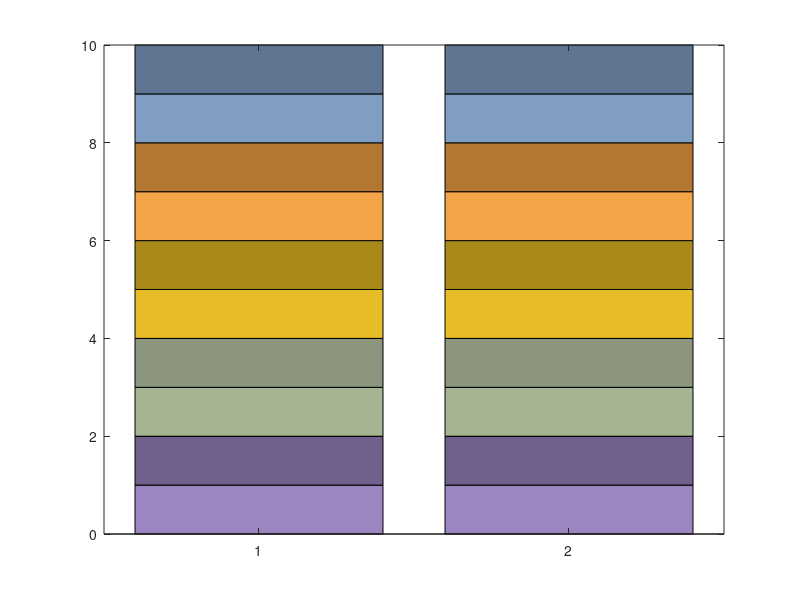

Reproduce this figure in MATLAB.
% paper color scheme

function pColor = paperColor
pColor = [156, 133, 192; 113, 96, 140; 
    165,181,146; 140, 150, 127;
    231, 188, 41; 170, 137, 27; 
    243, 164, 71; 179, 119, 50;
    128, 158, 194; 95, 117, 145;
    ]/255;

% visualize the colors
figure(345)

P=bar(ones(2,10),'stacked');
for i = 1:10
    set(P(i),'FaceColor',pColor(i,:));
end